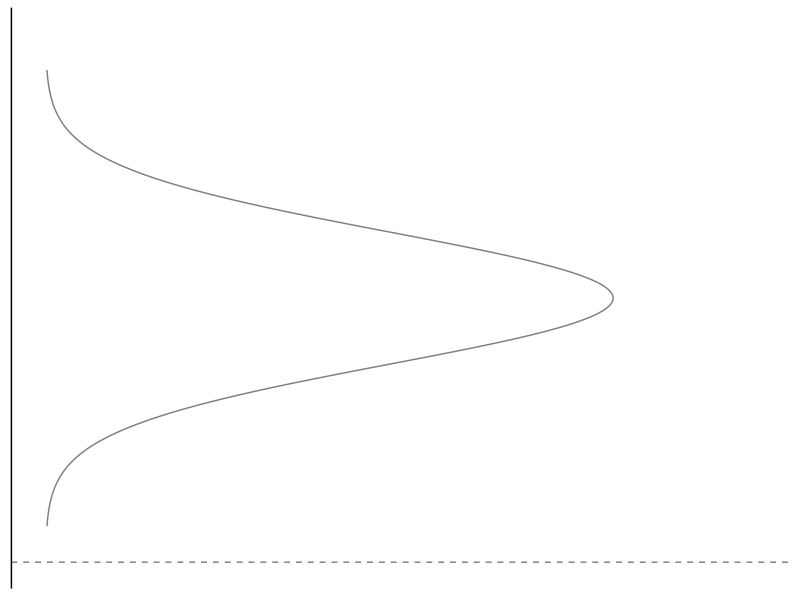

This chart was generated by the following R code:
# set --------------------------------------------------------------------------
library(tidyverse)

# wrangle ----------------------------------------------------------------------
dist_plot <-
  ggplot() +
  
  stat_function(fun = dnorm,
                n = 1000,
                args = list(mean = 0,
                            sd = 1),
                colour = alpha("black",0.5)) +
  
  geom_vline(xintercept = -4,
             linetype = "dashed",
             colour = alpha("black",0.5)) +
  
  lims(x = c(-4,4),
       y = c(0.001,0.5)) +
  
  coord_flip() +
  
  theme_classic() +
  
  theme(axis.line.x = element_blank(),
        
        axis.text.y = element_blank(),
        axis.ticks.y = element_blank(),
        axis.title.y = element_blank(),
        
        axis.text.x = element_blank(),
        axis.ticks.x = element_blank(),
        axis.title.x = element_blank())

# export -----------------------------------------------------------------------
ggsave("./plots/latitudinal_diversity_gradient/gaussian_distribution_diagram.png", #output
       dist_plot,
       height = 60*0.5,
       width = 45*0.5,
       units = "mm",
       dpi = 300)
